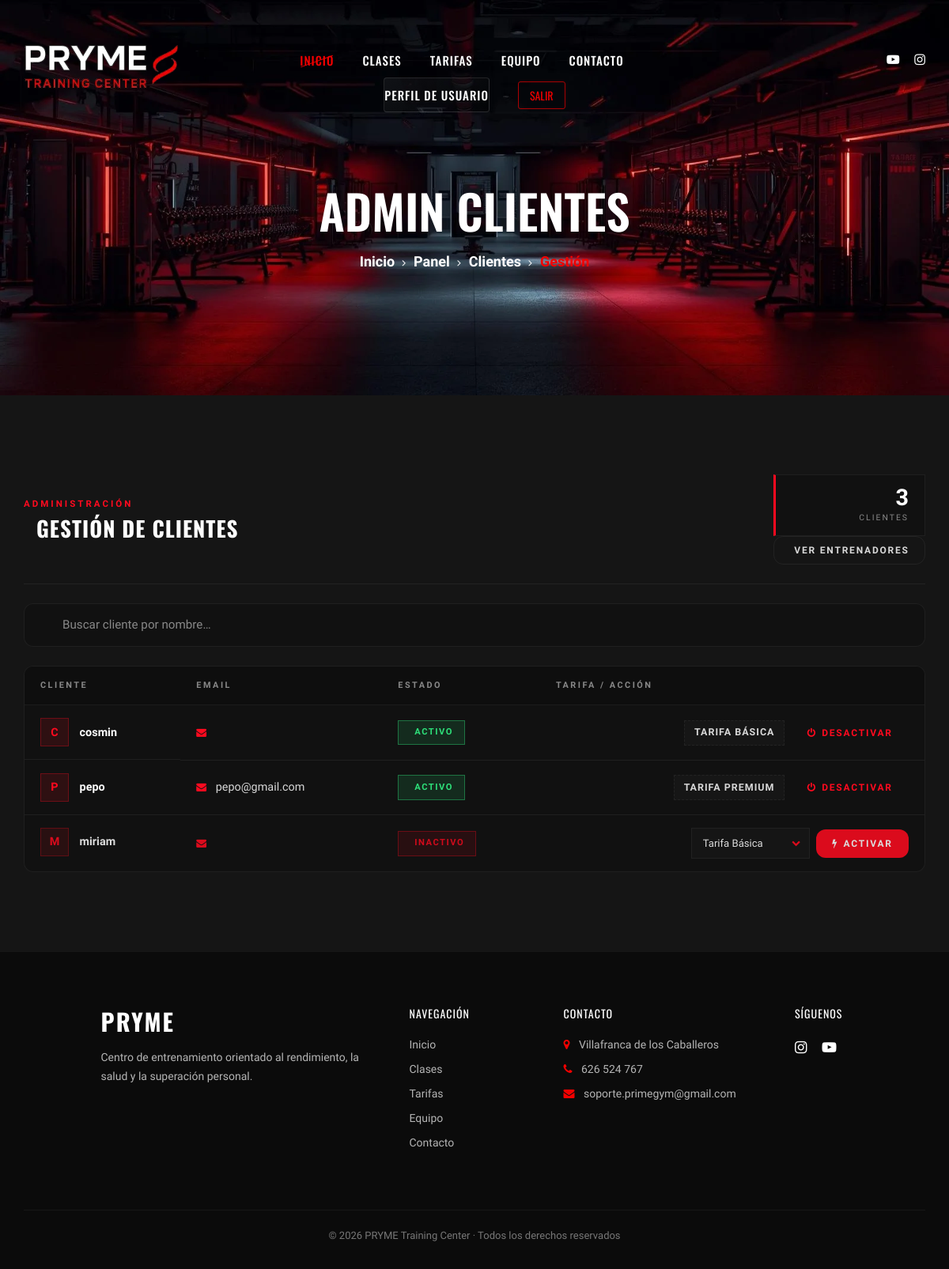
Page /entrenador/admin/clientes/ (signed in) on the committed database.
### gimnasio/models.py (models this page shows, shortened)
class Cliente(models.Model):
    user = models.OneToOneField(User, on_delete=models.CASCADE)
    telefono = models.CharField(max_length=20, blank=True)
    tarifa = models.ForeignKey(Tarifa, on_delete=models.SET_NULL, null=True, blank=True)
    fecha_registro = models.DateField(auto_now_add=True)
    @property
    def nombre(self):
        return self.user.username
    @property
    def email(self):
        return self.user.email

class Tarifa(models.Model):
    nombre = models.CharField(max_length=50)
    precio = models.DecimalField(max_digits=10, decimal_places=2)
    duracion_meses = models.IntegerField()
    descripcion = models.TextField(blank=True, null=True)

### entrenador/decorators.py (the view)
    def wrapper(request, *args, **kwargs):
        entrenador = Entrenador.objects.first()
        if not entrenador or entrenador.rol != "admin":
            return redirect('entrenador:panel')
        return view_func(request, *args, **kwargs)

### entrenador/views.py (called while the page is built)
@login_required
@admin_required
def admin_clientes(request):
    clientes = Cliente.objects.all()
    tarifas = Tarifa.objects.all()
    query = request.GET.get("q")
    if query:
        clientes = clientes.filter(user__username__icontains=query)
    return render(request, "entrenador/admin_clientes.html", {"clientes": clientes, "tarifas": tarifas})

### entrenador/templates/entrenador/admin_clientes.html (shortened to what this page needs)
{% extends "entrenador/components/base.html" %}
{% load static %}
{% block title %}Admin Clientes{% endblock %}
{% block enlace_nav %}
    <a href="{% url 'entrenador:admin_clientes' %}">Clientes</a>
{% endblock %}
{% block subtitulo %}Gestión{% endblock %}
{% block css_entrenador %}
    <link rel="stylesheet" href="{% static 'css/entrenador/style_admin_clientes.css' %}">
{% endblock %}
{% block contenido %}
<div class="ac-header">
    <div>
        <span class="ac-kicker">Administración</span>
        <h2 class="ac-title">
            Gestión de clientes
        </h2>
    </div>
    <div class="ac-header-right">
        <div class="ac-stat">
            <span class="ac-stat-num">{{ clientes|length }}</span>
            <span class="ac-stat-label">Clientes</span>
        </div>
        <a href="{% url 'entrenador:admin_entrenadores' %}" class="ac-btn ac-btn--ghost">
            <span>Ver entrenadores</span>
        </a>
    </div>
</div>
<div class="ac-search">
    <input type="text" id="searchInput" placeholder="Buscar cliente por nombre…" autocomplete="off" data-admin-search="clientesTable" data-admin-empty="searchEmpty">
</div>
<div class="ac-table-wrap">
    <table class="ac-table">
        <thead>
            <tr>
                <th>Cliente</th>
                <th>Email</th>
                <th>Estado</th>
                <th class="ac-th-actions">Tarifa / Acción</th>
            </tr>
        </thead>
        <tbody id="clientesTable">
            {% for cliente in clientes %}
                <tr class="ac-row {% if cliente.tarifa %}ac-row--activo{% else %}ac-row--inactivo{% endif %}">
                    <td class="nombre ac-cell-name">
                        <span class="ac-avatar">{{ cliente.nombre|slice:":1"|upper }}</span>
                        <strong>{{ cliente.nombre }}</strong>
                    </td>
                    <td class="ac-cell-email">
                        <i class="fa fa-envelope"></i>
                        <span>{{ cliente.email }}</span>
                    </td>
                    <td>
                        {% if cliente.tarifa %}
                            <span class="ac-badge ac-badge--activo">
                                 Activo
                            </span>
                        {% else %}
                            <span class="ac-badge ac-badge--inactivo">
                                 Inactivo
                            </span>
                        {% endif %}
                    </td>
                    <td class="ac-cell-action">
                        {% if cliente.tarifa %}
                            <form method="POST"
                                  action="{% url 'entrenador:cambiar_tarifa_cliente' cliente.id %}"
                                  class="ac-form ac-form--inline">
                                <span class="ac-tarifa-actual">{{ cliente.tarifa.nombre }}</span>
                                <button type="submit" class="ac-btn ac-btn--danger">
                                    <i class="fa fa-power-off"></i>
                                    <span>Desactivar</span>
                                </button>
                            </form>
                        {% else %}
                            <form method="POST"
                                  action="{% url 'entrenador:cambiar_tarifa_cliente' cliente.id %}"
                                  class="ac-form ac-form--inline">
                                <div class="ac-select-wrap">
                                    <select name="tarifa" class="ac-select">
                                        {% for tarifa in tarifas %}
                                            <option value="{{ tarifa.id }}">{{ tarifa.nombre }}</option>
                                        {% endfor %}
                                    </select>
                                </div>
                                <button type="submit" class="ac-btn ac-btn--primary">
                                    <i class="fa fa-bolt"></i>
                                    <span>Activar</span>
                                </button>
                            </form>
                        {% endif %}
                    </td>
                </tr>
            {% endfor %}
        </tbody>
    </table>
</div>
{% endblock %}

### static/css/style.css (style rules this page uses)
html, body { height: 100%; font-family: "Muli", sans-serif; -webkit-font-smoothing: antialiased; }
h1, h2, h3, h4, h5, h6 { margin: 0; color: #111111; font-weight: 400; font-family: "Oswald", sans-serif; }
h2 { font-size: 36px; }
.breadcrumb-text .bt-option a { font-size: 18px; color: #ffffff; font-weight: 700; display: inline-block; position: relative; margin-right: 20px; }
.breadcrumb-text .bt-option a:after { position: absolute; right: -14px; top: 6px; font-family: "FontAwesome"; content: ""; font-size: 13px; font-weight: 400; }

### rows in the picture
Cliente: nombre "C", nombre "cosmin", shows "ACTIVO", tarifa.nombre "TARIFA BÁSICA"
Cliente: nombre "P", nombre "pepo", email "pepo@gmail.com", shows "ACTIVO", tarifa.nombre "TARIFA PREMIUM"
Cliente: nombre "M", nombre "miriam", shows "INACTIVO"

### other values in the picture
{{ clientes|length }} "3"
form field tarifa "Tarifa Básica"
